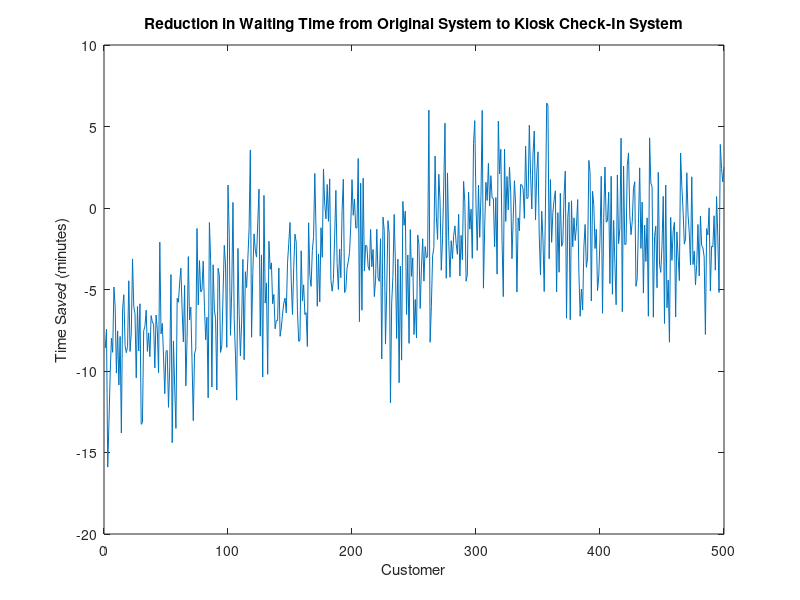

MATLAB code for this plot:
%% Common Random Numbers 
clear all; 
clc; 
clf; 
tic; 
lambda = 1/6; 
mu1 = 1/15;
muk = 1/20;
mu2 = 1/5; 
p = .75;

N = 500; 
NSim = 200; % Number of simulation runs

NS = 3; %Number of servers at station 1
NK = 5; %Number of kiosks


%Uncomment if we want to vary parameters
%for NK = 3:20
%for lambda = .1:.01:.2
    
W1 = zeros(N,1); % Initialize waiting times vector for the queues
W2 = zeros(N,1);

PTk = [];
PTs = [];
PTQ1 = [];
SJ1 = []; %Sojourn time for Alt 1
SJ2 = []; %Sojourn time for Alt 2

for k=1:NSim 
    
    %Generate interarrival times and service times 
    A = zeros(N,1); %Arrival times
    S1 = zeros(N,1); %Service times at station 1
    SK = zeros(N,1); %Service times at kiosks
    S2 = zeros(N,1); %Service times for station 2

    %Initialize values
    A(1) = -log(rand)/lambda;
    A(N+1) = Inf; 
    S1(1) = -log(rand)/mu1;
    SK(1) = -log(rand)/muk;
    S2(1) = -log(rand)/mu2;
    for i=2:N
        A(i) = A(i-1)-log(rand)/lambda;
        S1(i) = -log(rand)/mu1;
        SK(i) = -log(rand)/muk; 
        S2(i) = -log(rand)/mu2;
    end 
    
    t = 0; 
    NA = 0;
    NDS = 0; 
    ND2 = 0; 
    S = Inf(NS,1); %Departure times from servers
     
    tD2 = Inf;
    
    Output1 = []; 
    tA = A(1); %Set time of first arrival 
    QS = []; 
    Q1 = [];
    Q2 = []; 
    SID = 1:NS;

    
    Bs = [];
    while ND2 < N
        
        if tA <= min([S;tD2])
            t = tA; 
            NA = NA + 1;
            if sum(S<Inf) < NS %if number of customers in system is less than the number of servers
                idx = find(S==Inf,1);
                QS(idx) = NA; 
                S(idx) = t + S1(NA);
                Bs = [Bs; NA SID(idx) t S(idx)];
            else %all servers full 
                QS(end+1) = NA; 
            end 
            if NA < N
                tA = A(NA+1);
            else 
                tA = Inf;
            end 
            Output1 = [Output1; NA t 0 0]; 
            
        elseif min(S) <= tD2
            [t, I] = min(S);
            Output1(QS(I),3) = t;
            NDS = NDS + 1;
            
            
            Q2 = [Q2 QS(I)];
            if length(Q2) == 1
                tD2 = t + S2(Q2(1));
            end
            
            if length(QS) > NS %If there were more people than kiosks
                QS(I) = QS(NS+1); %Next person in line goes to the vacant kiosk
                QS(NS+1) = []; %Vacate the spot they left
                S(I) = t + S1(QS(I)); %Assign departure time
                
                Bs = [Bs; QS(I) SID(I) t S(I)];
            else
                QS(I) = []; 
                S(I) = [];
                S(end+1) = Inf; %Mark kiosk as vacant
                
                temp = SID(I);
                SID(I) = [];
                SID(end+1) = temp;
            end 
        else 
            t = tD2;
            ND2 = ND2 + 1;
            Output1(Q2(1),4) = t;
            if length(Q2) == 1 
                tD2 = Inf; 
                Q2 = [];
            else
                tD2 = t + S2(Q2(1));
                Q2 = Q2(2:end);
            end
        end 

        
    end 
    
    %Compute the waiting times
    pts = zeros(1,NS);
    for a = 1:NS
        idxx  = Bs(Bs(:,2)==a);
        pts(a) = sum(Bs(idxx,4) - Bs(idxx,3))/max(Output1(:,3));
    end
    PTs = [PTs; pts];

    w = Output1(:,4) - Output1(:,2); % total waiting time
    W1 = W1 + w;

    SJ1 = [SJ1 max(Output1(:,4))-Output1(1,2)];


%% System 2 





    t = 0; 
    NA = 0;
    NDK = 0; 
    ND1 = 0; 
    ND2 = 0; 
    K = Inf(1,NK); %Departure times from kiosks
    tD1 = Inf; 
    tD2 = Inf;
    
    Output2 = []; 
    tA = A(1); %Set time of first arrival 
    QK = []; 
    Q1 = [];
    Q2 = [];
    BQ1 = zeros(1,N);
    
    Bk = [];
    KID = 1:NK;
    KID = KID';
    
    while ND2 < N
        
        if tA <= min([K tD1 tD2])
            t = tA; 
            NA = NA + 1;
            if sum(K<Inf) < NK %if number of customers in system is less than the number of kiosks
                idx = find(K==Inf,1);
                QK(idx) = NA; 
                K(idx) = t + SK(NA);
                
                Bk = [Bk; NA KID(idx) t K(idx)];
            else %all kiosks full 
                QK(end+1) = NA; 
            end 
            if NA < N
                tA = A(NA+1);
                
            else 
                tA = Inf;
            end 
            Output2 = [Output2; NA t 0 0 0]; 
            
        elseif min(K) <= min(tD1,tD2)
            [t, I] = min(K);
            Output2(QK(I),3) = t;
            NDK = NDK + 1;
            
            if rand <= p %If kiosk was able to handle
                Q2 = [Q2 QK(I)]; %Go to queue 2
                if length(Q2) == 1
                    tD2 = t + S2(Q2(1));
                end
            else %Else, go to queue 1
                Q1 = [Q1 QK(I)];
                BQ1(QK(I)) = 1; %Mark that this customer had to use Q1
                if length(Q1) == 1 %If Q1 was empty
                    tD1 = t + S1(Q1(1)); %assign departure time
                end 
            end
            if length(QK) > NK %If there were more people than kiosks
                QK(I) = QK(NK+1); %Next person in line goes to the vacant kiosk
                QK(NK+1) = []; %Vacate the spot they left
                K(I) = t + SK(QK(I)); %Assign departure time
                
                Bk = [Bk; QK(I) KID(I) t K(I)];
            else
                QK(I) = []; 
                K(I) = [];
                K(end+1) = Inf; %Mark kiosk as vacant
                
                temp = KID(I);
                KID(I) = [];
                KID(end+1) = temp;
            end 
        elseif tD1 <= tD2
            t = tD1;
            ND1 = ND1 + 1;
            Output2(Q1(1),4) = t;
            Q2 = [Q2 Q1(1)];
            if length(Q1) == 1 %If the queue had only 1 person
                tD1 = Inf; 
                Q1 = []; %Empty the queue
            else
                tD1 = t + S1(Q1(1));
                Q1 = Q1(2:end);
            end
            if length(Q2) == 1
                tD2 = t + S2(Q2(1)); 
            end 
            
        else 
            t = tD2;
            ND2 = ND2 + 1;
            Output2(Q2(1),5) = t;
            if length(Q2) == 1 
                tD2 = Inf; 
                Q2 = [];
            else
                tD2 = t + S2(Q2(1));
                Q2 = Q2(2:end);
            end
        end 
        
    end 
    
    %Compute the waiting times
    
    w = Output2(:,5) - Output2(:,2); % total waiting time
    W2 = W2 + w;
    ptk = zeros(1,NK);
    ptb = 0;
    for a = 1:NK
        idxx  = Bk(Bk(:,2)==a);
        ptk(a) = sum(Bk(idxx,4) - Bk(idxx,3))/max(Output2(:,3));
    end
    PTk = [PTk; ptk];
    ptq1 = sum(BQ1.*S1')/max(Output2(:,4));
    PTQ1 = [PTQ1; ptq1]; 
    SJ2 = [SJ2 max(Output2(:,5))-Output2(1,2)];
end


EW1 = W1/NSim;
EW2 = W2/NSim;

figure 
plot((1:1:N),EW1-EW2)
title(('Reduction in Waiting Time from Original System to Kiosk Check-In System'))
xlabel('Customer')
ylabel('Time Saved (minutes)')